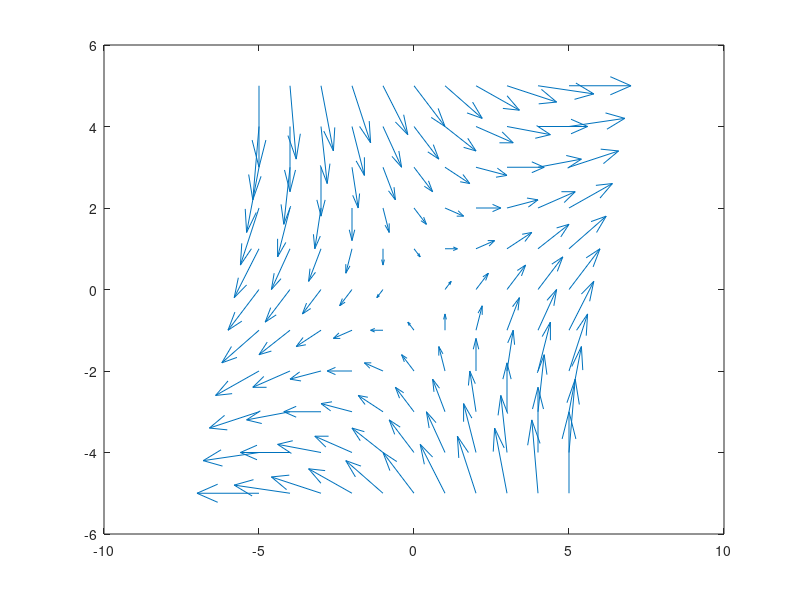

The MATLAB source for this figure: (Note: this script raises an error after producing the figure.)
%% MATLAB Project 3
% Task #5, Problem Set C: #1d,f

%% Task #5
% Plot the vector field F̄(x, y) = 0.2(x + y)i + 0.2(x − y)j

[x,y]=meshgrid(-5:1:5,-5:1:5); % assigning the grid to plot
quiver(x,y,0.2*(x+y),0.2*(x-y),0) % plotting the vector field

%% C: #1d
% A hyperbolic helix: r(t)=(√(1+t^2/2), t/√2, arcsinh(t/√2)), t ∈ R

syms t u;
%t=sqrt(2)*sinh(u);

helix = [sqrt(1+(t^2)/2), t/sqrt(2), asinh(t/sqrt(2))];
%fplot3(helix(1),helix(2),helix(3), [-10,10])

changeHelix = subs(helix, t, sqrt(2)*sinh(u));
fplot3(changeHelix(1),changeHelix(2),changeHelix(3), [-10,10])

realdot = @(x,y) x*transpose(y); % Different functions used to calculate our computations
vectorlength = @(x) sqrt(simplify(realdot(x,x)));
unitvector = @(x) simplify(x/vectorlength(x));
velocity = @(r, t) diff(r, t);
acceleration = @(r, t) simplify(diff(velocity(r, t), t));
thirdder = @(r, t) simplify(diff(acceleration(r, t), t));
speed = @(r, t) vectorlength(velocity(r, t));
vta = @(r, t) simplify(cross(velocity(r, t), acceleration(r, t)));
UT = @(r, t) unitvector(velocity(r, t));
UN = @(r, t) unitvector(diff(UT(r, t), t));
UB = @(r, t) simplify(cross(UT(r, t), UN(r, t)));
curvature = @(r, t) simplify(vectorlength(vta(r, t))/speed(r, t)^3);
torsion = @(r, t) simplify(realdot(vta(r, t), thirdder(r, t))/realdot(vta(r, t), vta(r, t)));

T = UT(helix,t)
N = UN(helix,t) % Calculating the Frenet Frame using the above functions
B = UB(helix,t)
helixSpeed = speed(helix,t) % Calculating the speed using the above functions
helixCurvature = curvature(helix,t) % Calculating the curvature using the above functions
helixTorsion = torsion(helix,t) % Calculating the torsion using the above functions

% do we calculate with respect to t or to u?

% The curvature and torsion is never going to be undefined as the graph is
% always a smooth curve with no points or peaks. The curvature and torsion 
% is going to be greatest around t=0 since this is where the curve turns the
% most. The name of the curve is appropriate because the shape is similar
% and related to that of a hyperbola.

%% C: #1f
% Vivani's curve: r(t)=(1+cost, sint, 2sin(t/2)), −π ≤ t ≤ π

syms t;
vivani = [1+cos(t), sin(t), 2*sin(t/2)];

fplot3(vivani(1),vivani(2),vivani(3), [-pi,pi]) % Plotting Vivani's curve from Ch. 2
hold on
fplot3(sym(0), 2*cos(t/2), 2*sin(t/2), [-pi,pi])
fplot3(2*cos(t/2), sym(0), 2*sin(t/2), [-pi,pi])
fplot3(2*cos(t/2), 2*sin(t/2), sym(0), [-pi,pi])
fplot3(1+cos(t), sin(t), sym(0), [-pi, pi])
fplot3(sym(0), sym(0), t, [0 2]);
fplot3(sym(0), t, sym(0), [0 2]);
fplot3(t, sym(0), sym(0), [0 2])
title(''); xlabel(''); ylabel(''); xlabel('');
grid off; axis off;
view([10,3,1])

realdot = @(x,y) x*transpose(y); % Different functions used to calculate our computations
vectorlength = @(x) sqrt(simplify(realdot(x,x)));
unitvector = @(x) simplify(x/vectorlength(x));
velocity = @(r, t) diff(r, t);
acceleration = @(r, t) simplify(diff(velocity(r, t), t));
thirdder = @(r, t) simplify(diff(acceleration(r, t), t));
speed = @(r, t) vectorlength(velocity(r, t));
vta = @(r, t) simplify(cross(velocity(r, t), acceleration(r, t)));
UT = @(r, t) unitvector(velocity(r, t));
UN = @(r, t) unitvector(diff(UT(r, t), t));
UB = @(r, t) simplify(cross(UT(r, t), UN(r, t)));
curvature = @(r, t) simplify(vectorlength(vta(r, t))/speed(r, t)^3);
torsion = @(r, t) simplify(realdot(vta(r, t), thirdder(r, t))/realdot(vta(r, t), vta(r, t)));

T = UT(vivani,t)
N = UN(vivani,t) % Calculating the Frenet Frame using the above functions
B = UB(vivani,t)
vivaniSpeed = speed(vivani,t) % Calculating the speed using the above functions
vivaniCurvature = curvature(vivani,t) % Calculating the curvature using the above functions
vivaniTorsion = torsion(vivani,t) % Calculating the torsion using the above functions

% The curvature and torsion is never going to be undefined as the graph is 
% always curved with no sharp points or peaks.